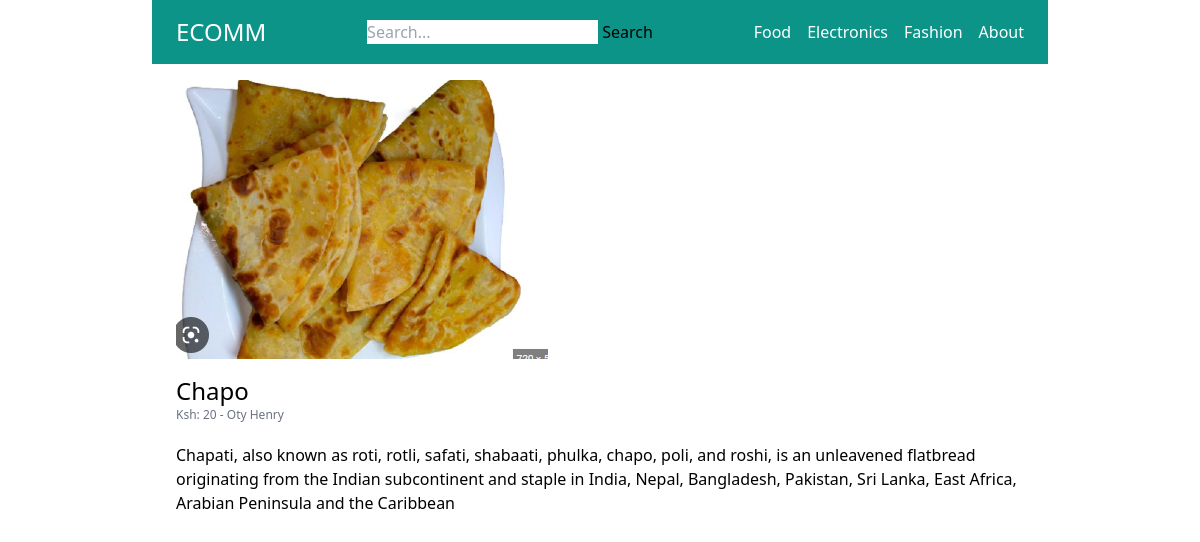
Page /food/chapo/ on the committed database.
### store/models.py (models this page shows, shortened)
class Category(models.Model):
    title = models.CharField(max_length=50)
    slug = models.SlugField(max_length=50)
    class Meta:
        verbose_name_plural = 'Categories'

class Product(models.Model):
    category = models.ForeignKey(Category, related_name='products', on_delete=models.CASCADE)
    user = models.ForeignKey(User, related_name='products', on_delete=models.CASCADE)
    title = models.CharField(max_length=50)
    slug = models.SlugField(max_length=50)
    description = models.TextField(max_length=300, blank=True, null=True)
    price = models.IntegerField()
    image = models.ImageField(upload_to='uploads/product_images/', blank=True, null=True)
    created_at = models.DateTimeField(auto_now_add=True)
    updated_at = models.DateTimeField(auto_now=True)
    class Meta:
        ordering = ('-created_at', )

### store/views.py (the view)
# urls.py: path('<slug:category_slug>/<slug:slug>/', views.productDetail, name='product_detail'),
def productDetail(request, category_slug, slug):
    product = get_object_or_404(Product, slug=slug)
    return render(request, 'store/product_detail.html', {'product': product})

### store/templatetags/menu.py (called while the page is built)
@register.inclusion_tag('core/menu.html')
def menu():
    categories  = Category.objects.all()
    return {'categories': categories}

### store/templates/store/product_detail.html (shortened to what this page needs)
{% extends 'core/base.html' %}
{% block content %}
    {% if product.image %}
        <div class="image mb-4">
            <img src="{{product.image.url}}" alt="{{product.title}} Image">
        </div>
    {% endif %}
    <h1 class="text-2xl">{{product.title}}</h1>
    <p class="text-xs text-gray-500">Ksh: {{product.price}} - <a href="{% url 'vendor_detail' product.user.id %}">{% firstof product.user.get_full_name product.user.username %}</a></p>
    {% if product.description %}
        <p class="mt-5">
            {{product.description}}
        </p>
    {% endif %}
{% endblock %}

### core/templates/core/menu.html
{% for category in categories %}
    <a href="{% url 'category_detail' category.slug %}" class="text-white">{{category.title}}</a>
{% endfor %}
<a href="{% url 'aboutpage' %}" class="text-white">About</a>

### rows in the picture
Category: title "Food"
Category: title "Electronics"
Category: title "Fashion"
Product: image (picture), title "Chapo", price "20", user.last_name "Oty Henry", description "Chapati, also known as roti, rotli, safati, shabaati, phulka, chapo, poli, and roshi, is an unleavened flatbread originating from the Indian subcontinent and staple in India, Nepal, Bangladesh, Pakistan, Sri Lanka, East Africa, Arabian Peninsula and the Caribbean"
